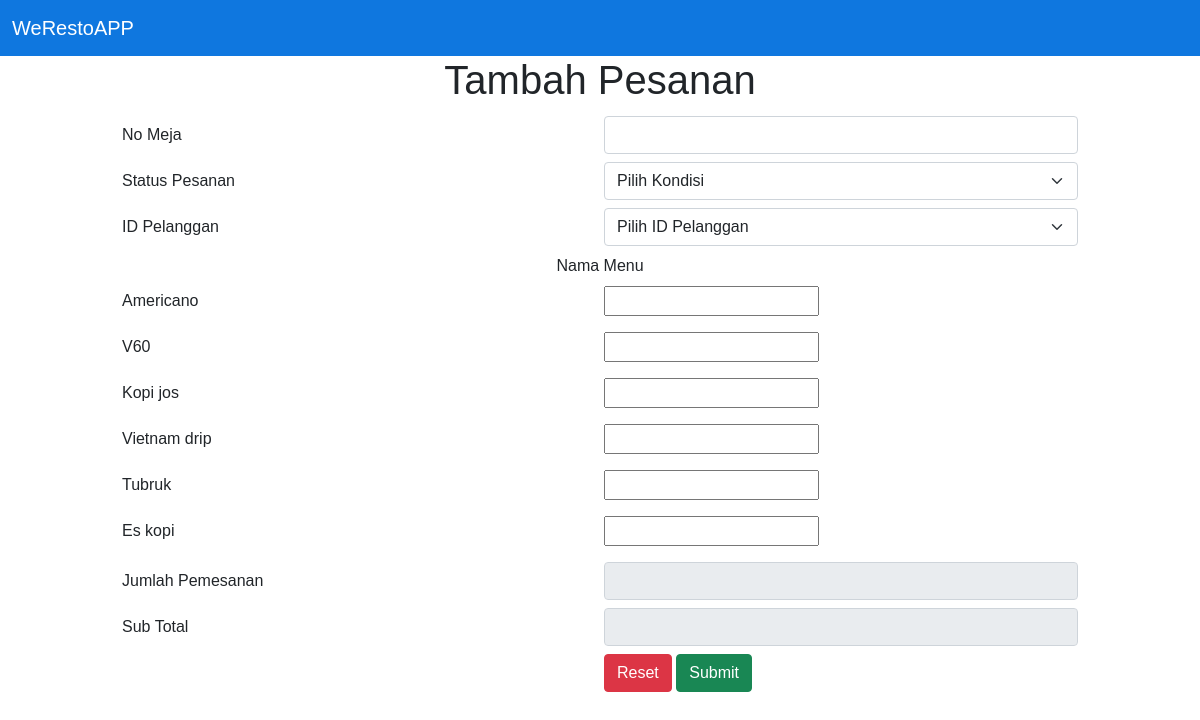
/view/pesanan/view-tambah-pesanan.php (signed in), run on the app's committed database.
### tables this page shows
CREATE TABLE `menu` (
  `id_menu` varchar(4) NOT NULL,
  `nama_menu` varchar(50) NOT NULL,
  `harga` double NOT NULL,
  `stok` int(11) DEFAULT NULL,
  `gambar_menu` varchar(50) NOT NULL
);

### view/pesanan/view-tambah-pesanan.php (the view, shortened to what this page needs)
<?php
require('../../functions.php');
?>
<!DOCTYPE html>
<html>
<head>
</head>
<body>
    <form method="post" action="./crud/tambah-pesanan.php">
        <h1 align="center">Tambah Pesanan</h1>
        <table align="center" class="table-sm">
            <tr>
                <td width="25%">No Meja</td>
                <td width="25%"><input type="text" id="no_meja" name="noMeja" class="form-control" required></td>
            </tr>
            <tr>
                <td width="25%">Status Pesanan</td>
                <td width="25%">
                    <select class="form-select" id="status_pesanan" name="status_pesanan">
                        <option value="">Pilih Kondisi</option>
                    </select>
                </td>
            </tr>
            <tr>
                <td width="25%">ID Pelanggan</td>
                <td width="25%">
                    <select name="id_pelanggan" class="form-select">
                        <option>Pilih ID Pelanggan</option>
                    </select>
                </td>
            </tr>
            <tr>
            <tr>
                <td colspan="2" align="center">Nama Menu</td>
            </tr>
            <?php
            $data = getMenu()->fetch_all(MYSQLI_ASSOC);
            foreach ($data as $row) {
            ?>
                <tr>
                    <td><?= $row["nama_menu"]; ?></td>
                    <td>
                        <input type="number" class="qty_sementara" onchange="add()">
                    </td>
                </tr>
                <tr>
                    <td><input type="number" class="subtotal_sementara" id="subtotal_sementara" readonly value="<?= $row["harga"] ?>" hidden></td>
                </tr>
            <?php
            }
            ?>
            </tr>
            <tr>
                <td>Jumlah Pemesanan</td>
                <td><input type="number" id="jumlah_pemesanan" name="jumlah_pemesanan" class="form-control" readonly></td>
            </tr>
            <tr>
                <td>Sub Total</td>
                <td><input type="number" id="subTotal" name="subTotal" class="form-control" readonly></td>
            </tr>
            <tr>
                <td>
                </td>
                <td>
                    <input type="reset" value="Reset" class="btn btn-danger">
                    <input type="submit" value="Submit" class="btn btn-success" name="btnSubmit" onclick="Alert">
                </td>
            </tr>
        </table>
    </form>
</body>
</html>

### style.css (style rules this page uses)
body { font-family: 'Quicksand', Arial, Helvetica, sans-serif; }

### data on the page
menu: nama_menu "Americano"
menu: nama_menu "V60"
menu: nama_menu "Kopi jos"
menu: nama_menu "Vietnam drip"
menu: nama_menu "Tubruk"
menu: nama_menu "Es kopi"
